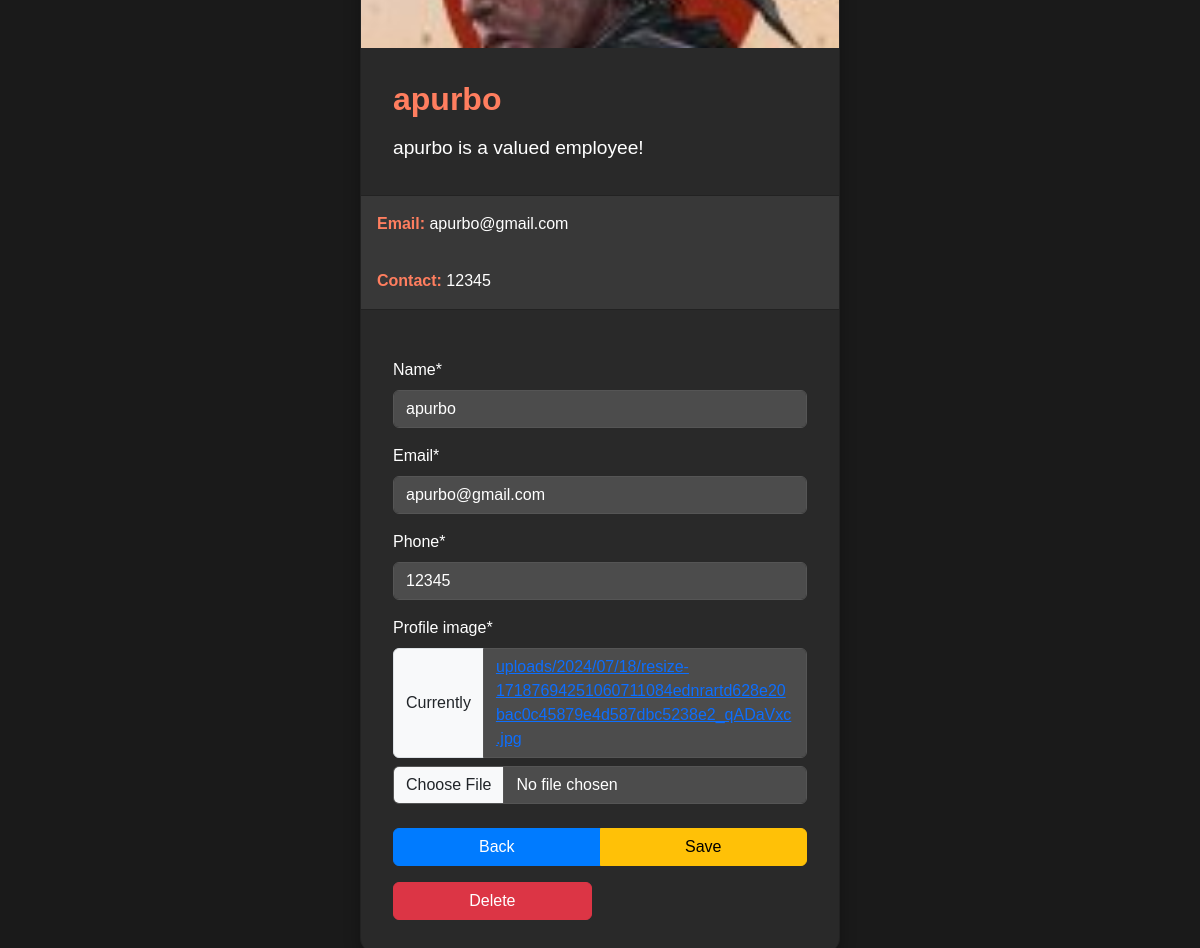
The page /edit/3/ on the database its author committed.
### home/models.py (models this page shows, shortened)
class Employ(models.Model):
    name = models.CharField(max_length=50)
    email = models.EmailField(max_length=200)
    profile_image = models.ImageField(upload_to='uploads/%Y/%m/%d')
    phone = models.CharField(max_length=50)
    created_at = models.DateTimeField(auto_now_add = True)
    updated_at = models.DateTimeField(auto_now = True)

### home/views.py (the view)
# urls.py: path('edit/<int:id>/',views.edit_employe,name="edit_employe"),
def edit_employe(request, id):
    employe = get_object_or_404(Employ, id=id)
    if request.method == 'POST':
        form = Empolyeform(request.POST, instance=employe)
        if form.is_valid():
            form.save()
            return redirect('home')
    else:
        form = Empolyeform(instance=employe)
    context = {
        "form": form,
        "employe": employe,
    }
    return render(request, 'card.html', context)

### home/forms.py
class Empolyeform(forms.ModelForm):
    class Meta:
        model = Employ
        fields = ['name','email','phone','profile_image']

### Templates/card.html (shortened to what this page needs)
<!DOCTYPE html>
<html lang="en">
<head>
    {% load crispy_forms_tags %}
    <link href="https://cdn.jsdelivr.net/npm/bootstrap@5.3.3/dist/css/bootstrap.min.css" rel="stylesheet">
</head>
<body>
    <div class="container">
        <div class="card">
            <img class="card-img-top" src="{{ employe.profile_image.url }}" alt="Profile Image">
            <div class="card-body">
                <h5 class="card-title">{{ employe.name }}</h5>
                <p class="card-text">{{ employe.name }} is a valued employee!</p>
            </div>
            <ul class="list-group list-group-flush">
                <li class="list-group-item">
                    <strong>Email:</strong> {{ employe.email }}
                </li>
                <li class="list-group-item">
                    <strong>Contact:</strong> {{ employe.phone }}
                </li>
            </ul>
            <div class="card-body">
                <form action="{% url 'edit_employe' employe.id %}" method="POST" enctype="multipart/form-data">
                    {{ form|crispy }}
                    <div class="btn-group">
                        <a href="{% url 'home'  %}" class="btn btn-primary">
                             Back
                        </a>
                        <button type="submit" class="btn btn-warning">
                             Save
                        </button>
                    </div>
                </form>
                <form action="{% url 'delete_employe' employe.id %}" method="POST" onsubmit="confirmDeletion(event)" style="margin-top: 1rem;">
                    <button type="submit" class="btn btn-danger">
                         Delete
                    </button>
                </form>
            </div>
        </div>
    </div>
</body>
</html>

### Templates/card.html (style rules this page uses)
body, html { height: 100%; margin: 0; display: flex; justify-content: center; align-items: center; background-color: #1a1a1a; color: #ffffff; font-family: Arial, sans-serif; }
.container { padding: 2rem; }
.card { width: 30rem; box-shadow: 0 8px 16px rgba(0,0,0,0.3); border-radius: 15px; overflow: hidden; background-color: #292929; color: #ffffff; }
.card-img-top { height: 200px; object-fit: cover; }
.card-body { padding: 2rem; }
.card-title { font-size: 2rem; font-weight: bold; margin-bottom: 1rem; color: #ff7e5f; }
.card-text { font-size: 1.2rem; margin-bottom: 1rem; }
.list-group-item { background-color: #383838; border-color: #383838; color: #ffffff; font-size: 1rem; padding: 1rem; }
.list-group-item strong { color: #ff7e5f; }
.btn-group { display: flex; justify-content: space-between; margin-top: 1.5rem; }
form { margin-top: 1rem; }
.form-control { background-color: #4c4c4c; color: #ffffff; border: 1px solid #555555; }
.btn-primary, .btn-warning, .btn-danger { width: 48%; }
.btn-primary { background-color: #007bff; border-color: #007bff; }
.btn-warning { background-color: #ffc107; border-color: #ffc107; }
.btn-danger { background-color: #dc3545; border-color: #dc3545; }

### rows shown on the page
Employ: profile_image (picture), name "apurbo", email "apurbo@gmail.com", phone "12345"
